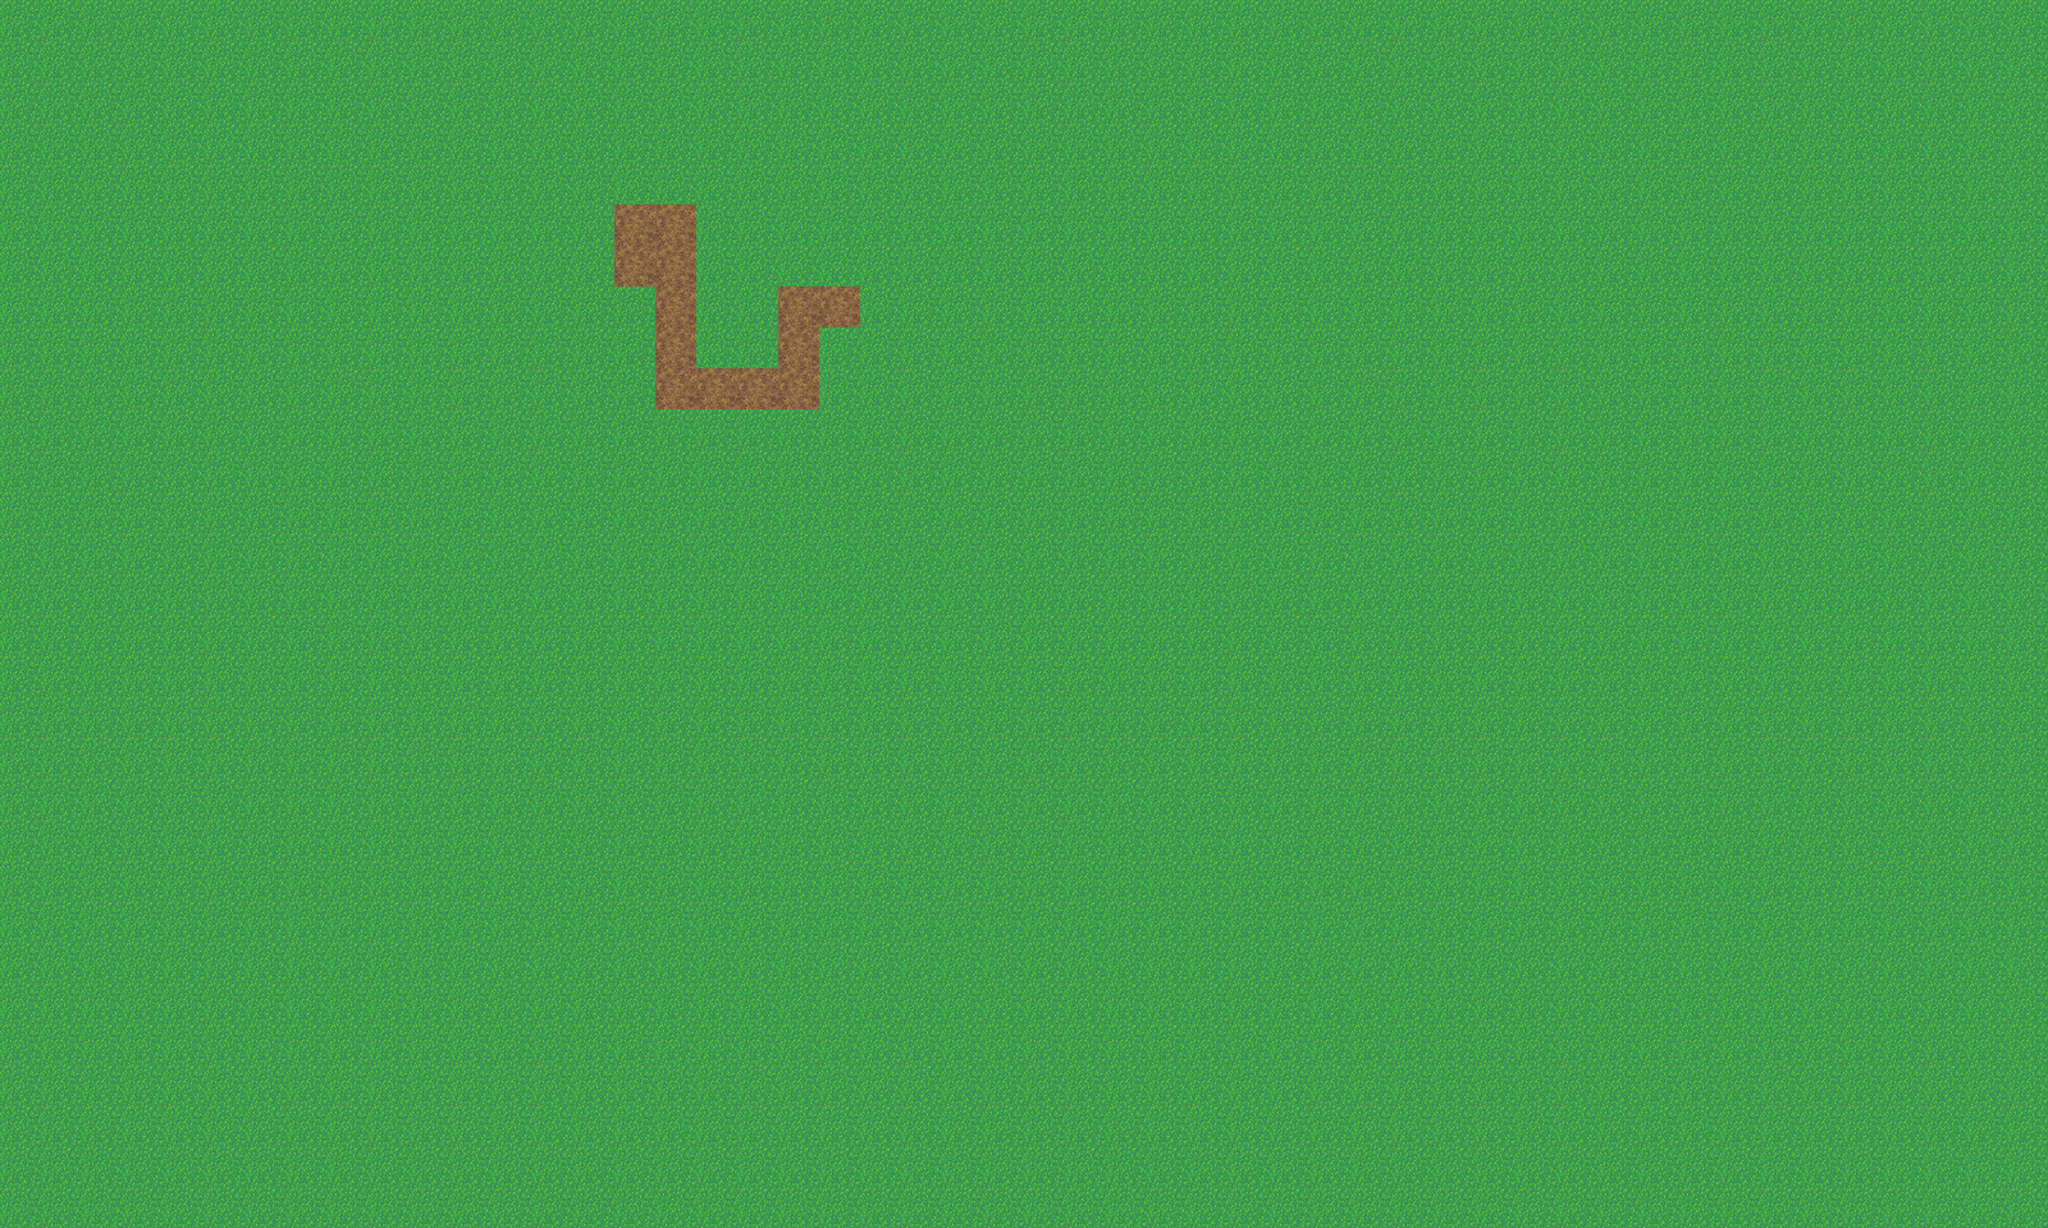

Below is a game level as drawn by its tile map, then a one-line description and the .tmx file that defines it, in full:
An orthogonal 50x30 tile map with 64x64 px tiles, 1 tile layer (ground) and 15 objects (6x wall, 4x mob, player, health, shotgun, ...).

<map version="1.0" tiledversion="1.0.3" orientation="orthogonal" renderorder="right-down" width="50" height="30" tilewidth="64" tileheight="64" nextobjectid="18">
 <tileset firstgid="1" name="grass-tiles-2-small" tilewidth="64" tileheight="64" tilecount="18" columns="6">
  <image source="grass-tiles-2-small.png" width="384" height="192" />
 </tileset>
 <layer name="ground" width="50" height="30">
  <data encoding="csv">
1,1,1,1,1,1,1,1,1,1,1,1,1,1,1,1,1,1,1,1,1,1,1,1,1,1,1,1,1,1,1,1,1,1,1,1,1,1,1,1,1,1,1,1,1,1,1,1,1,1,
1,1,1,1,1,1,1,1,1,1,1,1,1,1,1,1,1,1,1,1,1,1,1,1,1,1,1,1,1,1,1,1,1,1,1,1,1,1,1,1,1,1,1,1,1,1,1,1,1,1,
1,1,1,1,1,1,1,1,1,1,1,1,1,1,1,1,1,1,1,1,1,1,1,1,1,1,1,1,1,1,1,1,1,1,1,1,1,1,1,1,1,1,1,1,1,1,1,1,1,1,
1,1,1,1,1,1,1,1,1,1,1,1,1,1,1,1,1,1,1,1,1,1,1,1,1,1,1,1,1,1,1,1,1,1,1,1,1,1,1,1,1,1,1,1,1,1,1,1,1,1,
1,1,1,1,1,1,1,1,1,1,1,1,1,1,1,1,1,1,1,1,1,1,1,1,1,1,1,1,1,1,1,1,1,1,1,1,1,1,1,1,1,1,1,1,1,1,1,1,1,1,
1,1,1,1,1,1,1,1,1,1,1,1,1,1,1,5,5,1,1,1,1,1,1,1,1,1,1,1,1,1,1,1,1,1,1,1,1,1,1,1,1,1,1,1,1,1,1,1,1,1,
1,1,1,1,1,1,1,1,1,1,1,1,1,1,1,5,5,1,1,1,1,1,1,1,1,1,1,1,1,1,1,1,1,1,1,1,1,1,1,1,1,1,1,1,1,1,1,1,1,1,
1,1,1,1,1,1,1,1,1,1,1,1,1,1,1,1,5,1,1,5,5,1,1,1,1,1,1,1,1,1,1,1,1,1,1,1,1,1,1,1,1,1,1,1,1,1,1,1,1,1,
1,1,1,1,1,1,1,1,1,1,1,1,1,1,1,1,5,1,1,5,1,1,1,1,1,1,1,1,1,1,1,1,1,1,1,1,1,1,1,1,1,1,1,1,1,1,1,1,1,1,
1,1,1,1,1,1,1,1,1,1,1,1,1,1,1,1,5,5,5,5,1,1,1,1,1,1,1,1,1,1,1,1,1,1,1,1,1,1,1,1,1,1,1,1,1,1,1,1,1,1,
1,1,1,1,1,1,1,1,1,1,1,1,1,1,1,1,1,1,1,1,1,1,1,1,1,1,1,1,1,1,1,1,1,1,1,1,1,1,1,1,1,1,1,1,1,1,1,1,1,1,
1,1,1,1,1,1,1,1,1,1,1,1,1,1,1,1,1,1,1,1,1,1,1,1,1,1,1,1,1,1,1,1,1,1,1,1,1,1,1,1,1,1,1,1,1,1,1,1,1,1,
1,1,1,1,1,1,1,1,1,1,1,1,1,1,1,1,1,1,1,1,1,1,1,1,1,1,1,1,1,1,1,1,1,1,1,1,1,1,1,1,1,1,1,1,1,1,1,1,1,1,
1,1,1,1,1,1,1,1,1,1,1,1,1,1,1,1,1,1,1,1,1,1,1,1,1,1,1,1,1,1,1,1,1,1,1,1,1,1,1,1,1,1,1,1,1,1,1,1,1,1,
1,1,1,1,1,1,1,1,1,1,1,1,1,1,1,1,1,1,1,1,1,1,1,1,1,1,1,1,1,1,1,1,1,1,1,1,1,1,1,1,1,1,1,1,1,1,1,1,1,1,
1,1,1,1,1,1,1,1,1,1,1,1,1,1,1,1,1,1,1,1,1,1,1,1,1,1,1,1,1,1,1,1,1,1,1,1,1,1,1,1,1,1,1,1,1,1,1,1,1,1,
1,1,1,1,1,1,1,1,1,1,1,1,1,1,1,1,1,1,1,1,1,1,1,1,1,1,1,1,1,1,1,1,1,1,1,1,1,1,1,1,1,1,1,1,1,1,1,1,1,1,
1,1,1,1,1,1,1,1,1,1,1,1,1,1,1,1,1,1,1,1,1,1,1,1,1,1,1,1,1,1,1,1,1,1,1,1,1,1,1,1,1,1,1,1,1,1,1,1,1,1,
1,1,1,1,1,1,1,1,1,1,1,1,1,1,1,1,1,1,1,1,1,1,1,1,1,1,1,1,1,1,1,1,1,1,1,1,1,1,1,1,1,1,1,1,1,1,1,1,1,1,
1,1,1,1,1,1,1,1,1,1,1,1,1,1,1,1,1,1,1,1,1,1,1,1,1,1,1,1,1,1,1,1,1,1,1,1,1,1,1,1,1,1,1,1,1,1,1,1,1,1,
1,1,1,1,1,1,1,1,1,1,1,1,1,1,1,1,1,1,1,1,1,1,1,1,1,1,1,1,1,1,1,1,1,1,1,1,1,1,1,1,1,1,1,1,1,1,1,1,1,1,
1,1,1,1,1,1,1,1,1,1,1,1,1,1,1,1,1,1,1,1,1,1,1,1,1,1,1,1,1,1,1,1,1,1,1,1,1,1,1,1,1,1,1,1,1,1,1,1,1,1,
1,1,1,1,1,1,1,1,1,1,1,1,1,1,1,1,1,1,1,1,1,1,1,1,1,1,1,1,1,1,1,1,1,1,1,1,1,1,1,1,1,1,1,1,1,1,1,1,1,1,
1,1,1,1,1,1,1,1,1,1,1,1,1,1,1,1,1,1,1,1,1,1,1,1,1,1,1,1,1,1,1,1,1,1,1,1,1,1,1,1,1,1,1,1,1,1,1,1,1,1,
1,1,1,1,1,1,1,1,1,1,1,1,1,1,1,1,1,1,1,1,1,1,1,1,1,1,1,1,1,1,1,1,1,1,1,1,1,1,1,1,1,1,1,1,1,1,1,1,1,1,
1,1,1,1,1,1,1,1,1,1,1,1,1,1,1,1,1,1,1,1,1,1,1,1,1,1,1,1,1,1,1,1,1,1,1,1,1,1,1,1,1,1,1,1,1,1,1,1,1,1,
1,1,1,1,1,1,1,1,1,1,1,1,1,1,1,1,1,1,1,1,1,1,1,1,1,1,1,1,1,1,1,1,1,1,1,1,1,1,1,1,1,1,1,1,1,1,1,1,1,1,
1,1,1,1,1,1,1,1,1,1,1,1,1,1,1,1,1,1,1,1,1,1,1,1,1,1,1,1,1,1,1,1,1,1,1,1,1,1,1,1,1,1,1,1,1,1,1,1,1,1,
1,1,1,1,1,1,1,1,1,1,1,1,1,1,1,1,1,1,1,1,1,1,1,1,1,1,1,1,1,1,1,1,1,1,1,1,1,1,1,1,1,1,1,1,1,1,1,1,1,1,
1,1,1,1,1,1,1,1,1,1,1,1,1,1,1,1,1,1,1,1,1,1,1,1,1,1,1,1,1,1,1,1,1,1,1,1,1,1,1,1,1,1,1,1,1,1,1,1,1,1
</data>
 </layer>
 <objectgroup name="Objects">
  <object id="2" name="wall" x="960" y="320" width="128" height="128" />
  <object id="3" name="player" x="496" y="864" width="32" height="32" />
  <object id="4" name="wall" x="1024" y="448" width="64" height="192" />
  <object id="5" name="wall" x="1088" y="576" width="192" height="64" />
  <object id="6" name="wall" x="1216" y="448" width="64" height="128" />
  <object id="7" name="wall" x="1280" y="448" width="64" height="64" />
  <object id="8" name="mob" x="464" y="1360" width="32" height="32" />
  <object id="10" name="mob" x="720" y="1040" width="32" height="32" />
  <object id="11" name="mob" x="1168" y="1232" width="32" height="32" />
  <object id="12" name="mob" x="1376" y="1376" width="32" height="32" />
  <object id="13" name="wall" x="0" y="0" width="976" height="32" />
  <object id="14" name="health" x="1120" y="480" width="32" height="32" />
  <object id="15" name="shotgun" x="400" y="400" width="32" height="32" />
  <object id="16" name="chainsaw" x="640" y="400" width="32" height="32" />
  <object id="17" name="pistol" x="848" y="400" width="32" height="32" />
 </objectgroup>
</map>
